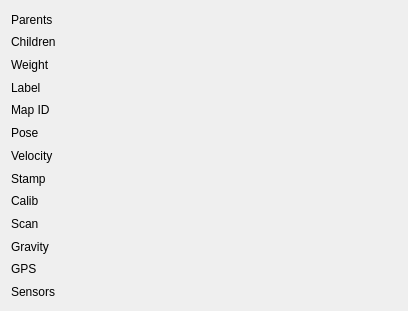
        <widget class="QWidget" name="scrollAreaWidgetContents">
         <property name="geometry">
          <rect>
           <x>0</x>
           <y>0</y>
           <width>408</width>
           <height>311</height>
          </rect>
         </property>
         <layout class="QGridLayout" name="gridLayout_2" columnstretch="0,1">
          <item row="2" column="0">
           <widget class="QLabel" name="label_childrenA_9">
            <property name="text">
             <string>Weight</string>
            </property>
           </widget>
          </item>
          <item row="4" column="1">
           <widget class="QLabel" name="label_mapB">
            <property name="text">
             <string/>
            </property>
            <property name="textInteractionFlags">
             <set>Qt::LinksAccessibleByMouse|Qt::TextSelectableByMouse</set>
            </property>
           </widget>
          </item>
          <item row="5" column="1">
           <widget class="QLabel" name="label_poseB">
            <property name="text">
             <string/>
            </property>
            <property name="textInteractionFlags">
             <set>Qt::LinksAccessibleByMouse|Qt::TextSelectableByMouse</set>
            </property>
           </widget>
          </item>
          <item row="8" column="0">
           <widget class="QLabel" name="label_childrenA_15">
            <property name="text">
             <string>Calib</string>
            </property>
           </widget>
          </item>
          <item row="8" column="1">
           <widget class="QLabel" name="label_calibB">
            <property name="text">
             <string/>
            </property>
            <property name="textInteractionFlags">
             <set>Qt::LinksAccessibleByMouse|Qt::TextSelectableByMouse</set>
            </property>
           </widget>
          </item>
          <item row="11" column="0">
           <widget class="QLabel" name="label_childrenA_17">
            <property name="text">
             <string>GPS</string>
            </property>
           </widget>
          </item>
          <item row="11" column="1">
           <widget class="QLabel" name="label_gpsB">
            <property name="text">
             <string/>
            </property>
            <property name="textInteractionFlags">
             <set>Qt::LinksAccessibleByMouse|Qt::TextSelectableByMouse</set>
            </property>
           </widget>
          </item>
          <item row="1" column="1">
           <widget class="QLabel" name="label_childrenB">
            <property name="text">
             <string/>
            </property>
            <property name="textInteractionFlags">
             <set>Qt::LinksAccessibleByMouse|Qt::TextSelectableByMouse</set>
            </property>
           </widget>
          </item>
          <item row="3" column="0">
           <widget class="QLabel" name="label_childrenA_5">
            <property name="text">
             <string>Label</string>
            </property>
           </widget>
          </item>
          <item row="3" column="1">
           <widget class="QLabel" name="label_labelB">
            <property name="text">
             <string/>
            </property>
            <property name="textInteractionFlags">
             <set>Qt::LinksAccessibleByMouse|Qt::TextSelectableByMouse</set>
            </property>
           </widget>
          </item>
          <item row="2" column="1">
           <widget class="QLabel" name="label_weightB">
            <property name="text">
             <string/>
            </property>
            <property name="textInteractionFlags">
             <set>Qt::LinksAccessibleByMouse|Qt::TextSelectableByMouse</set>
            </property>
           </widget>
          </item>
          <item row="4" column="0">
           <widget class="QLabel" name="label_childrenA_11">
            <property name="text">
             <string>Map ID</string>
            </property>
           </widget>
          </item>
          <item row="5" column="0">
           <widget class="QLabel" name="label_childrenA_13">
            <property name="text">
             <string>Pose</string>
            </property>
           </widget>
          </item>
          <item row="0" column="1">
           <widget class="QLabel" name="label_parentsB">
            <property name="text">
             <string/>
            </property>
            <property name="textInteractionFlags">
             <set>Qt::LinksAccessibleByMouse|Qt::TextSelectableByMouse</set>
            </property>
           </widget>
          </item>
          <item row="0" column="0">
           <widget class="QLabel" name="label_parentsA_4">
            <property name="text">
             <string>Parents</string>
            </property>
           </widget>
          </item>
          <item row="1" column="0">
           <widget class="QLabel" name="label_childrenA_3">
            <property name="text">
             <string>Children</string>
            </property>
           </widget>
          </item>
          <item row="7" column="0">
           <widget class="QLabel" name="label_childrenA_7">
            <property name="text">
             <string>Stamp</string>
            </property>
           </widget>
          </item>
          <item row="7" column="1">
           <widget class="QLabel" name="label_stampB">
            <property name="text">
             <string/>
            </property>
            <property name="textInteractionFlags">
             <set>Qt::LinksAccessibleByMouse|Qt::TextSelectableByMouse</set>
            </property>
           </widget>
          </item>
          <item row="6" column="0">
           <widget class="QLabel" name="label_childrenA_19">
            <property name="text">
             <string>Velocity</string>
            </property>
           </widget>
          </item>
          <item row="6" column="1">
           <widget class="QLabel" name="label_velB">
            <property name="text">
             <string/>
            </property>
            <property name="textInteractionFlags">
             <set>Qt::LinksAccessibleByMouse|Qt::TextSelectableByMouse</set>
            </property>
           </widget>
          </item>
          <item row="12" column="0">
           <widget class="QLabel" name="label_childrenA_21">
            <property name="text">
             <string>Sensors</string>
            </property>
           </widget>
          </item>
          <item row="12" column="1">
           <widget class="QLabel" name="label_sensorsB">
            <property name="text">
             <string/>
            </property>
            <property name="textInteractionFlags">
             <set>Qt::LinksAccessibleByMouse|Qt::TextSelectableByMouse</set>
            </property>
           </widget>
          </item>
          <item row="9" column="0">
           <widget class="QLabel" name="label_childrenA_23">
            <property name="text">
             <string>Scan</string>
            </property>
           </widget>
          </item>
          <item row="9" column="1">
           <widget class="QLabel" name="label_scanB">
            <property name="text">
             <string/>
            </property>
            <property name="textInteractionFlags">
             <set>Qt::LinksAccessibleByMouse|Qt::TextSelectableByMouse</set>
            </property>
           </widget>
          </item>
          <item row="10" column="0">
           <widget class="QLabel" name="label_childrenA_25">
            <property name="text">
             <string>Gravity</string>
            </property>
           </widget>
          </item>
          <item row="10" column="1">
           <widget class="QLabel" name="label_gravityB">
            <property name="text">
             <string/>
            </property>
            <property name="textInteractionFlags">
             <set>Qt::LinksAccessibleByMouse|Qt::TextSelectableByMouse</set>
            </property>
           </widget>
          </item>
         </layout>
        </widget>
